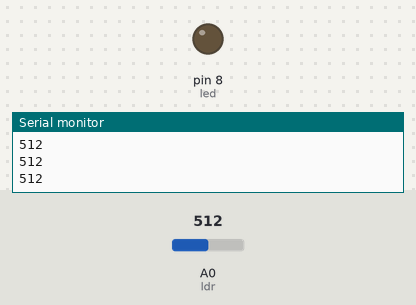
A sketch run on a simulated Arduino Uno, built with avr-gcc and run on an emulated ATmega328P. Shown: output pins drawn as LEDs (lit = HIGH), the last lines printed to the serial monitor. The test bench sets the inputs (shaded band); at power-on: A0 (ldr) = 512.

Above: at 1.2 s.
1.3 s: A0 (ldr) set to 11
2.8 s: A0 (ldr) set to 8
At 3.1 s:
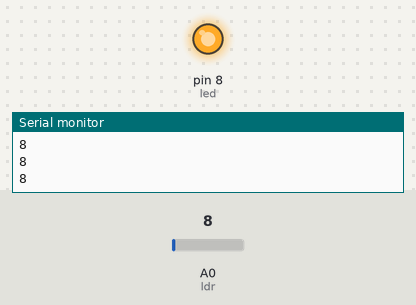
4.3 s: A0 (ldr) set to 122
At 5.4 s:
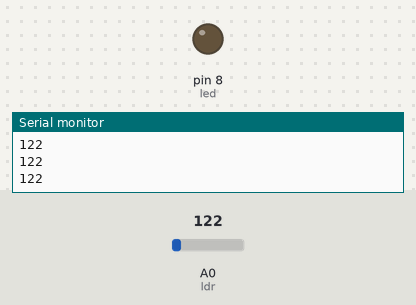
5.8 s: A0 (ldr) set to 0
At 6.6 s:
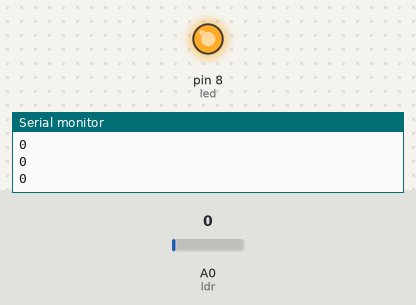
Timing chart, 0 to 8.3 s (numbered marks = the images above; inputs shaded):
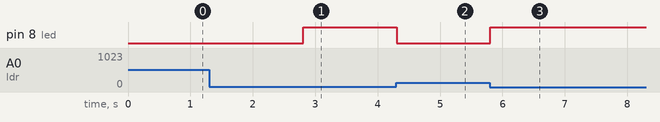

Measured:
- the behaviour switches between 10 and 9 on A0 (ldr) (found by bisection; images 0 and 1)
- after the input at 2.8 s, pin 8 (led): LOW → HIGH at once
- after the input at 4.3 s, pin 8 (led): HIGH → LOW at once
- after the input at 5.8 s, pin 8 (led): LOW → HIGH at once

The sketch:

auto_light.ino
```cpp
//Assigning pin number to a variable
int ldr = A0;
int led = 8;

//declaring variable to store light data later
int light;

void setup() {
  // put your setup code here, to run once:

//setting up pin modes
pinMode(ldr, INPUT);
pinMode(led, OUTPUT);

//initializing serial communication
Serial.begin(9600);
}

void loop( ) {
  // put your main code here, to run repeatedly:
//reading analog signals and assigning to previously declared variable
light = analogRead(ldr);

//print light intensity data in the serial monitor/terminal
Serial.println(light);

//Setting a threshold to detect darkness and turn on light
if(light < 10){
  digitalWrite(led, HIGH);
}

//keeping light off for if condition is False
else{
  digitalWrite(led, LOW);
}
}
```
